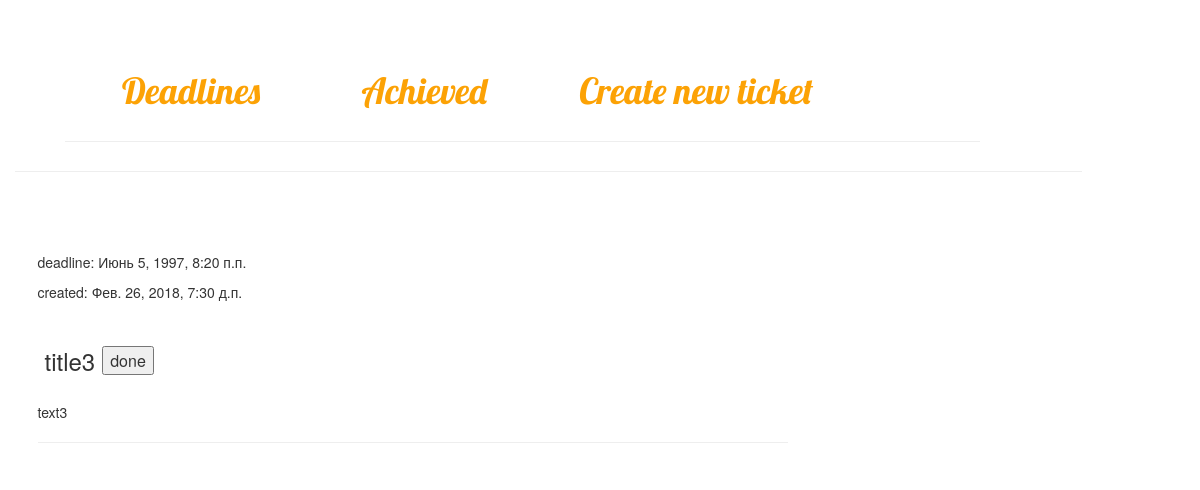
The page / on the database its author committed.
### timet/models.py (models this page shows, shortened)
class Ticket(models.Model):
    title = models.CharField(max_length=200)
    text = models.TextField()
    created_date = models.DateTimeField(
            default=timezone.now)
    deadline = models.DateTimeField(
            blank=True, null=True)
    finished = models.BooleanField()

### timet/views.py (the view)
# urls.py: url(r'^$', views.deadlines, name='deadlines'),
def deadlines(request):
    if request.method == 'POST':
        for elem in request.POST.keys():
        	if elem.isdigit():
        		ticket = Ticket.objects.filter(id=int(elem))[0]
        		ticket.finished = True
        		ticket.save()
        return redirect('/')
    else:
        tickets_ = Ticket.objects.order_by('deadline').filter(finished=False)
        return render(request, 'timet/deadlines.html', {'tickets':tickets_})

### timet/templates/timet/deadlines.html (shortened to what this page needs)
{% extends 'timet/base.html' %}
{% block content %}
    {% for ticket in tickets %}
        <div>
            <br>
            <br>
            <br>
            <p>deadline: {{ ticket.deadline }}</p>
            <p>created: {{ ticket.created_date }}</p>
            <table>
            	<td>
            		<h3>{{ ticket.title }}</h3>
                </td>
            	<td>
		            <form action="{%url 'deadlines'%}" method="post">
						<br>
						<input type="submit" name={{ticket.id}} value=done />
					</form>
                </td>
            </table>
            <p>{{ ticket.text|linebreaksbr }}</p>
            <hr>
        </div>
    {% endfor %}
{% endblock %}

### timet/static/css/tick.css (style rules this page uses)
body { padding-left: 15px; }
table { border-collapse: separate; border-spacing: 7px 11px; }

### rows shown on the page
Ticket: deadline "Июнь 5, 1997, 8:20 п.п.", created_date "Фев. 26, 2018, 7:30 д.п.", title "title3", text "text3"
